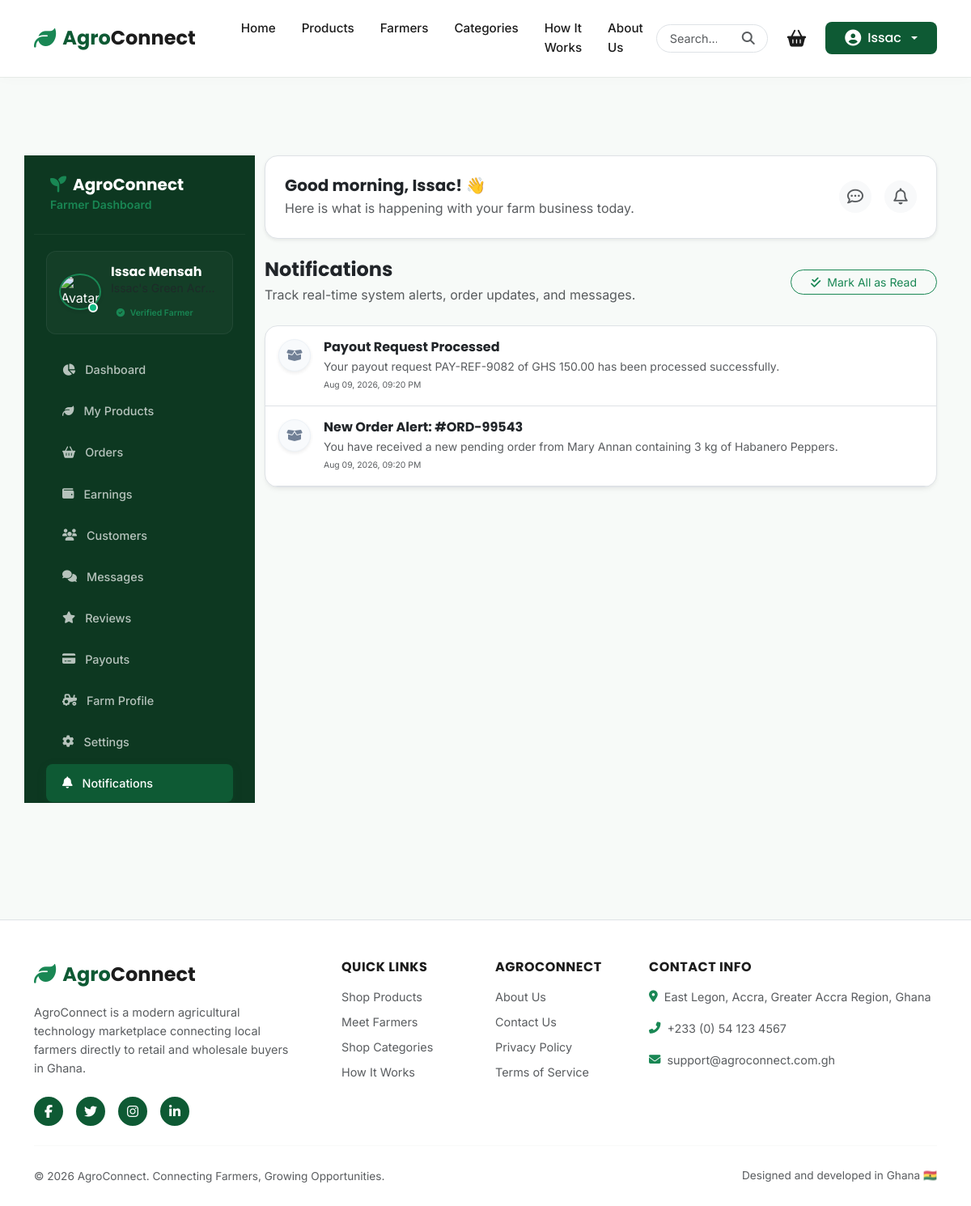
The app's page /farmer/notifications/ (signed in) with its own data.
### accounts/models.py (models this page shows, shortened)
class User(AbstractUser):
    class AccountType(models.TextChoices):
        BUYER = 'BUYER', 'Buyer'
        FARMER = 'FARMER', 'Farmer'
    account_type = models.CharField(
        max_length=10,
        choices=AccountType.choices,
        default=AccountType.BUYER
    )
    phone = models.CharField(max_length=20, blank=True, null=True)

### notifications/models.py (models this page shows, shortened)
class Notification(models.Model):
    buyer = models.ForeignKey(settings.AUTH_USER_MODEL, on_delete=models.CASCADE, related_name='notifications')
    title = models.CharField(max_length=255)
    message = models.TextField()
    notification_type = models.CharField(max_length=50, default='ORDER_UPDATE') # e.g. ORDER_UPDATE, MESSAGE, PROMOTION
    is_read = models.BooleanField(default=False)
    created_at = models.DateTimeField(auto_now_add=True)

### farmers/farmer_views.py (the view)
    def wrapper(request, *args, **kwargs):
        if not request.user.is_authenticated:
            return redirect('login')
        if request.user.account_type != 'FARMER':
            messages.error(request, "Access denied. Only registered farmers can access the Farmer Dashboard.")
            return redirect('dashboard')
        if not hasattr(request.user, 'farmer_profile'):
            messages.error(request, "Farmer Profile not found. Please contact support.")
            return redirect('home')
        return view_func(request, *args, **kwargs)

### templates/farmer/notifications.html (shortened to what this page needs)
{% extends "farmer/base_farmer.html" %}
{% load static %}
{% block buyer_content %}
<div class="d-flex justify-content-between align-items-center mb-4 flex-wrap gap-2">
    <div>
        <h4 class="fw-bold text-dark mb-1">Notifications</h4>
        <span class="text-muted font-xs">Track real-time system alerts, order updates, and messages.</span>
    </div>
    {% if notifications.exists %}
        <div>
            <form method="POST" action="">
                <button type="submit" class="btn btn-sm btn-outline-success rounded-pill px-4"><i class="fas fa-check-double me-2"></i>Mark All as Read</button>
            </form>
        </div>
    {% endif %}
</div>
<div class="agro-card p-0 overflow-hidden border">
    <div class="d-flex flex-column">
        {% for notif in notifications %}
            <div class="notification-item-row p-3 border-bottom d-flex align-items-start justify-content-between gap-3 {% if not notif.is_read %}bg-light{% endif %}" style="transition: background-color 0.2s ease;">
                <div class="d-flex gap-3 align-items-start">
                    <div class="rounded-circle d-flex align-items-center justify-content-center flex-shrink-0 shadow-sm" style="width: 40px; height: 40px; border: 1px solid var(--agro-border); {% if notnotif.is_read %}background-color: var(--agro-green-light); color: var(--agro-green);{% else %}background-color: #f8fafc; color: var(--agro-text-muted);{% endif %}">
                        {% if notif.notification_type == 'ORDER_UPDATE' %}
                            <i class="fas fa-box-open"></i>
                        {% elif notif.notification_type == 'MESSAGE' %}
                            <i class="far fa-comments"></i>
                        {% elif notif.notification_type == 'PROMOTION' %}
                            <i class="fas fa-bullhorn"></i>
                        {% else %}
                            <i class="fas fa-bell"></i>
                        {% endif %}
                    </div>
                    <div>
                        <h6 class="fw-bold text-dark mb-1 font-sm">{{ notif.title }}</h6>
                        <p class="small text-muted mb-1">{{ notif.message }}</p>
                        <span class="text-muted font-xs d-block" style="font-size: 0.65rem;">{{ notif.created_at|date:"M d, Y, h:i A" }}</span>
                    </div>
                </div>
            </div>
        {% endfor %}
    </div>
</div>
{% endblock %}

### templates/farmer/base_farmer.html (shortened to what this page needs)
{% extends "base.html" %}
{% load static %}
{% block extra_css %}
    <link rel="stylesheet" href="{% static 'css/farmer-dashboard.css' %}?v=1.2">
{% endblock %}
{% block content %}
<div class="container my-5">
    <div class="row g-4">
        <div class="col-lg-3 farmer-sidebar">
            <div class="farmer-sidebar-sticky w-100">
                <div class="brand-section text-center text-lg-start">
                    <h5 class="fw-bold text-white mb-0"><i class="fas fa-seedling me-2 text-success"></i>AgroConnect</h5>
                    <span class="text-success small fw-semibold">Farmer Dashboard</span>
                </div>
                <div class="farmer-profile-card d-flex align-items-center gap-3">
                    <div class="position-relative" style="width: 48px; height: 48px; flex-shrink: 0;">
                        {% if farmer_profile.profile_image %}
                            <img src="{{ farmer_profile.profile_image.url }}" alt="Avatar" class="w-100 h-100 object-fit-cover rounded-circle border border-2 border-success shadow-sm">
                        {% else %}
                            <img src="https://images.unsplash.com/photo-1507003211169-0a1dd7228f2d?auto=format&fit=crop&w=100&q=80" alt="Avatar" class="w-100 h-100 object-fit-cover rounded-circle border border-2 border-success shadow-sm">
                        {% endif %}
                        <span class="position-absolute bottom-0 end-0 rounded-circle border border-2 border-white" style="width: 12px; height: 12px; background-color: #10b981; right: 2px; bottom: 2px;"></span>
                    </div>
                    <div class="overflow-hidden">
                        <h6 class="fw-bold text-white mb-0 text-truncate font-sm">{{ request.user.get_full_name|default:request.user.username }}</h6>
                        <span class="text-muted d-block text-truncate small mb-1">{{ farmer_profile.farm_name }}</span>
                        {% if farmer_profile.verified %}
                            <span class="badge bg-success-light text-success font-xs fw-semibold py-1" style="font-size: 0.65rem;">
                                <i class="fas fa-check-circle me-1"></i> Verified Farmer
                            </span>
                        {% else %}
                            <span class="badge bg-warning text-dark font-xs fw-semibold py-1" style="font-size: 0.65rem;">
                                <i class="fas fa-clock me-1"></i> Pending Verification
                            </span>
                        {% endif %}
                    </div>
                </div>
                <div class="sidebar-menu mt-2">
                    <a href="{% url 'farmer_dashboard' %}" class="nav-link {% if request.resolver_match.url_name == 'farmer_dashboard' %}active{% endif %}">
                        <i class="fas fa-chart-pie"></i> Dashboard
                    </a>
                    <a href="{% url 'farmer_products' %}" class="nav-link {% if 'products' in request.path %}active{% endif %}">
                        <i class="fas fa-leaf"></i> My Products
                    </a>
                    <a href="{% url 'farmer_orders' %}" class="nav-link {% if 'orders' in request.path %}active{% endif %}">
                        <i class="fas fa-shopping-basket"></i> Orders
                    </a>
                    <a href="{% url 'farmer_earnings' %}" class="nav-link {% if request.resolver_match.url_name == 'farmer_earnings' %}active{% endif %}">
                        <i class="fas fa-wallet"></i> Earnings
                    </a>
                    <a href="{% url 'farmer_customers' %}" class="nav-link {% if 'customers' in request.path %}active{% endif %}">
                        <i class="fas fa-users"></i> Customers
                    </a>
                    <a href="{% url 'farmer_messages' %}" class="nav-link {% if request.resolver_match.url_name == 'farmer_messages' %}active{% endif %}">
                        <i class="fas fa-comments"></i> Messages
                    </a>
                    <a href="{% url 'farmer_reviews' %}" class="nav-link {% if request.resolver_match.url_name == 'farmer_reviews' %}active{% endif %}">
                        <i class="fas fa-star"></i> Reviews
                    </a>
                    <a href="{% url 'farmer_payouts' %}" class="nav-link {% if request.resolver_match.url_name == 'farmer_payouts' %}active{% endif %}">
                        <i class="fas fa-credit-card"></i> Payouts
                    </a>
                    <a href="{% url 'farmer_profile' %}" class="nav-link {% if request.resolver_match.url_name == 'farmer_profile' %}active{% endif %}">
                        <i class="fas fa-tractor"></i> Farm Profile
                    </a>
                    <a href="{% url 'farmer_settings' %}" class="nav-link {% if request.resolver_match.url_name == 'farmer_settings' %}active{% endif %}">
                        <i class="fas fa-cog"></i> Settings
                    </a>
                    <a href="{% url 'farmer_notifications' %}" class="nav-link {% if request.resolver_match.url_name == 'farmer_notifications' %}active{% endif %}">
                        <i class="fas fa-bell"></i> Notifications
                    </a>
                </div>
            </div>
        </div>
        <div class="col-lg-9">
            <div class="d-none d-lg-flex justify-content-between align-items-center bg-white p-4 rounded-3 shadow-sm mb-4 border" style="border-radius: var(--agro-radius-lg) !important;">
                <div>
                    <h5 class="fw-bold text-dark mb-1"><span id="farmer-greeting-text">Hello</span>, {{ request.user.first_name|default:request.user.username }}! 👋</h5>
                    <span class="text-muted font-xs">Here is what is happening with your farm business today.</span>
                </div>
                <div class="d-flex align-items-center gap-3">
                    <a href="{% url 'farmer_messages' %}" class="position-relative text-decoration-none btn btn-light rounded-circle p-2" style="width: 40px; height: 40px;" title="Messages">
                        <i class="far fa-comment-dots text-muted fs-5"></i>
                    </a>
                    <a href="{% url 'farmer_notifications' %}" class="position-relative text-decoration-none btn btn-light rounded-circle p-2" style="width: 40px; height: 40px;" title="Notifications">
                        <i class="far fa-bell text-muted fs-5"></i>
                    </a>
                </div>
            </div>
            {% block buyer_content %}{% endblock %}
        </div>
    </div>
</div>
{% endblock %}

### templates/partials/navbar.html (shortened to what this page needs)
{% load static %}
<nav class="navbar navbar-expand-lg navbar-custom sticky-top">
    <div class="container">
        <a class="navbar-brand" href="{% url 'home' %}">
            <i class="fas fa-leaf text-success"></i>
            <span>Agro<span style="color: var(--text-dark);">Connect</span></span>
        </a>
        <div class="collapse navbar-collapse" id="navbarContent">
            <ul class="navbar-nav me-auto mb-2 mb-lg-0 ms-lg-4">
                <li class="nav-item">
                    <a class="nav-link nav-link-custom {% if request.resolver_match.url_name == 'home' %}active{% endif %}" href="{% url 'home' %}">Home</a>
                </li>
                <li class="nav-item">
                    <a class="nav-link nav-link-custom {% if request.resolver_match.url_name == 'product_list' or request.resolver_match.url_name == 'product_detail' %}active{% endif %}" href="{% url 'product_list' %}">Products</a>
                </li>
                <li class="nav-item">
                    <a class="nav-link nav-link-custom {% if request.resolver_match.url_name == 'farmer_list' or request.resolver_match.url_name == 'farmer_detail' %}active{% endif %}" href="{% url 'farmer_list' %}">Farmers</a>
                </li>
                <li class="nav-item">
                    <a class="nav-link nav-link-custom {% if request.resolver_match.url_name == 'category_list' %}active{% endif %}" href="{% url 'category_list' %}">Categories</a>
                </li>
                <li class="nav-item">
                    <a class="nav-link nav-link-custom {% if request.resolver_match.url_name == 'how_it_works' %}active{% endif %}" href="{% url 'how_it_works' %}">How It Works</a>
                </li>
                <li class="nav-item">
                    <a class="nav-link nav-link-custom {% if request.resolver_match.url_name == 'about' %}active{% endif %}" href="{% url 'about' %}">About Us</a>
                </li>
            </ul>
            <div class="d-flex align-items-center gap-3">
                <form class="d-none d-lg-flex position-relative align-items-center" action="{% url 'search' %}" method="GET">
                    <input class="form-control rounded-pill pe-5" type="search" placeholder="Search..." aria-label="Search" name="q" value="{{ request.GET.q }}" style="font-size: 0.9rem; padding: 6px 16px;">
                    <button class="btn p-0 position-absolute end-0 me-3 text-muted" type="submit" style="background: none; border: none;">
                        <i class="fas fa-search"></i>
                    </button>
                </form>
                <a href="{% url 'cart' %}" class="cart-icon-wrapper">
                    <i class="fas fa-shopping-basket"></i>
                </a>
                {% if request.user.is_authenticated %}
                    <div class="dropdown">
                        <button class="btn btn-primary-green dropdown-toggle d-flex align-items-center gap-2 py-2 border-0" type="button" id="userMenu" data-bs-toggle="dropdown" aria-expanded="false" style="border-radius: var(--radius-sm);">
                            <i class="fas fa-user-circle fs-5"></i>
                            <span>{{ request.user.first_name|default:request.user.username }}</span>
                        </button>
                    </div>
                {% else %}
                    <a href="{% url 'login' %}" class="btn-primary-green d-flex align-items-center justify-content-center py-2" style="font-size: 0.95rem;">Login / Register</a>
                {% endif %}
            </div>
        </div>
    </div>
</nav>

### records on screen
User: user.first_name "Issac", user.get_full_name "Issac Mensah"
Notification: notification_type "ORDER_UPDATE" (drawn), title "Payout Request Processed", message "Your payout request PAY-REF-9082 of GHS 150.00 has been processed successfully.", created_at "Aug 09, 2026, 09:20 PM"
Notification: notification_type "ORDER_UPDATE" (drawn), title "New Order Alert: #ORD-99543", message "You have received a new pending order from Mary Annan containing 3 kg of Habanero Peppers.", created_at "Aug 09, 2026, 09:20 PM"
